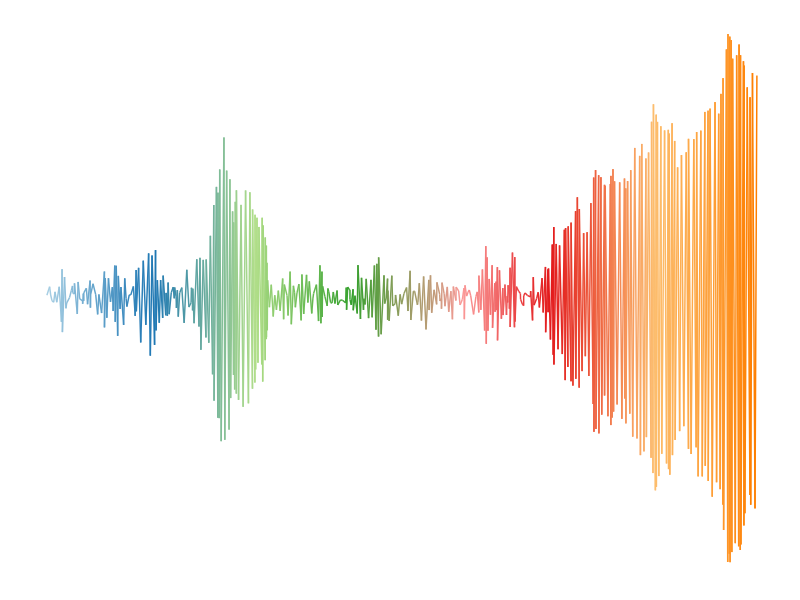

Generate this figure with R:
##########################################
# 
# Colourful line graph with ggplot
#
# Series:
# Little Useless-useful R functions #27
# Created: July 14, 2021
# Author: Tomaž Kaštrun
# Blog: tomaztsql.wordpress.com
# V.1.0

# Changelog: 
###########################################

library(ggplot2)
library(RColorBrewer)


## generating fake dataset (x,y) points for a single line
set.seed(29038)

#The function
Colourful_graph <- function(n, x, y){
  df <- data.frame(x=x, y=y, col=n)
  for (i in 1:n){
    #get last x,y
    lastx <- tail(df$x, 1)
    lasty <- tail(df$y, 1)
    col <- sample(1:i, 1, replace = T)
    if (i %% 10 == 0) {
      xx <- runif(1, 0.0, 1.0) + lastx
      yy <- runif(1, 0.0, 1.0) - lasty
    } else  {
    xx <- runif(1, 0.0, 1.0) + lastx
    yy <- runif(1, 0.0, 1.0) - lasty
    }
    # change: col=i for rainbow colours
    df <- rbind(df, c(x=xx, y=yy, col=col)) 
    
  }
  fake <- df
  
  brewColours <- as.integer(length(fake$col))
  ColourfulColours <- colorRampPalette(brewer.pal(8, "Paired"))(brewColours)
  
  # show faked graph
  ggplot(fake, aes(x, y, color = factor(col))) +
    geom_line(color= ColourfulColours) +
    theme(legend.position = "none") +
    theme(panel.grid.major = element_blank(), panel.grid.minor = element_blank(),
          panel.background = element_blank(), axis.line = element_blank(), text=element_blank(), line = element_blank())  
  
}



#create colourful graph
Colourful_graph(500,0.4,0.3)



